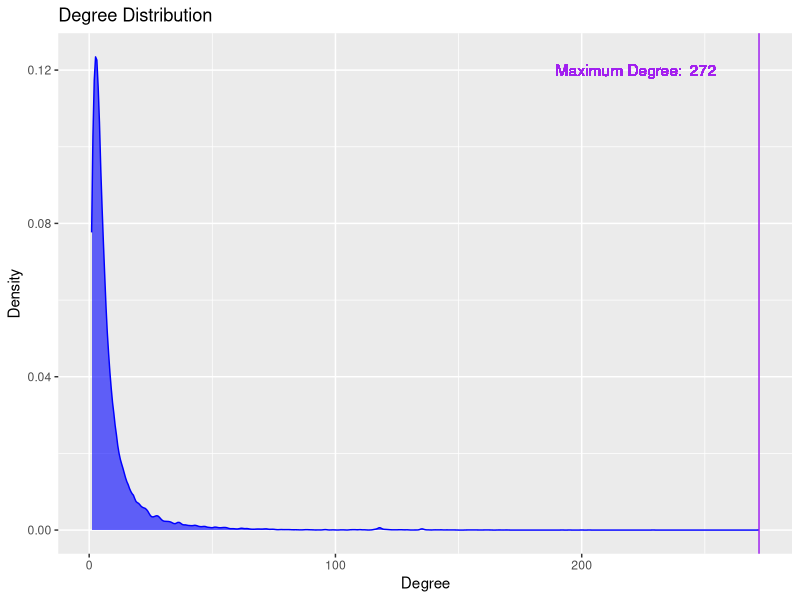
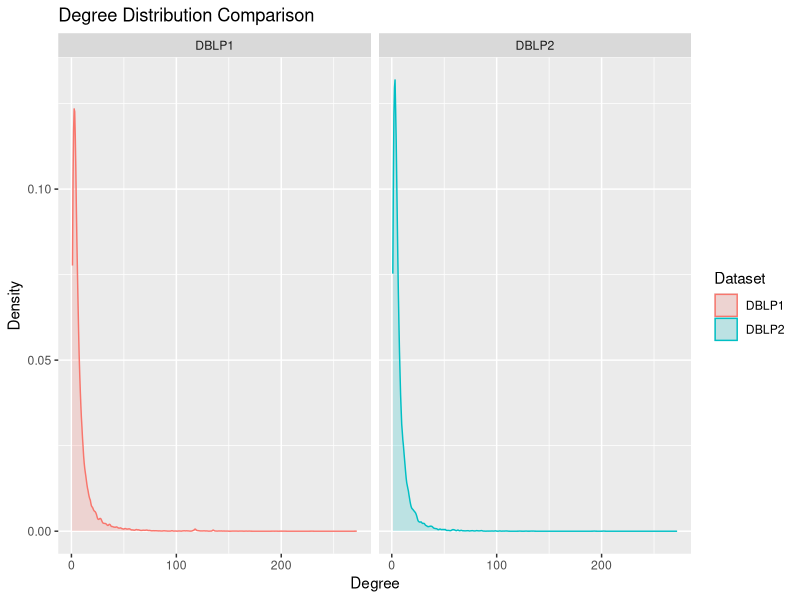
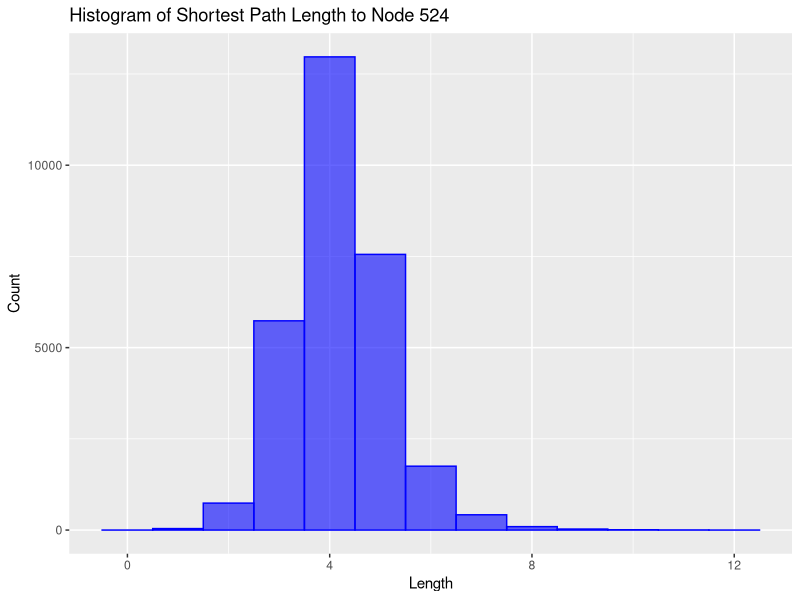
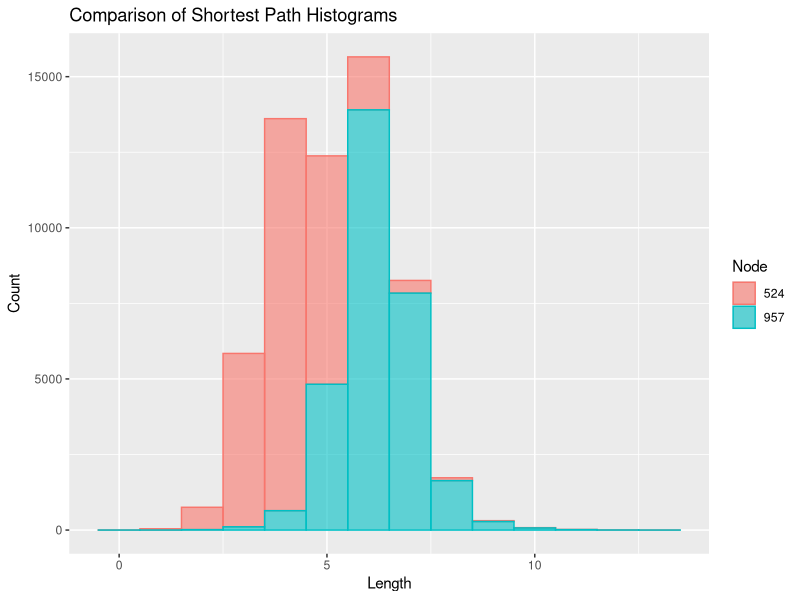

These figures' R source, in order:
## ---- chunk 1
rm(list = ls())

library(dplyr)
library(tidyverse)
library(igraph)
## ---- chunk 2
DBLP1 <- read.table("DBLP1.txt", sep = '\t',header = FALSE)
DBLP2 <- read.table("DBLP2.txt", sep = '\t',header = FALSE)

print("--- DBLP1 ---")
glimpse(DBLP1)

print("--- DBLP2 ---")
glimpse(DBLP2)
## ---- chunk 3

compute_degrees <- function(graph_df){
  Reverse_Edges <- graph_df %>% select(V1 = V2, V2 = V1)

  Degrees <- rbind(Reverse_Edges, graph_df) %>% 
    group_by(V1) %>% 
    summarise(Degree = n()) %>%
    arrange(desc(Degree))
  
  return(Degrees)
}

DBLP1_degrees <- compute_degrees(DBLP1)
DBLP2_degrees <- compute_degrees(DBLP2)
DBLP1_degrees
## ---- chunk 4
degree_distribution <- function(Degrees, show_max=TRUE){
  plot <- ggplot(Degrees, aes(x = Degree)) + geom_density(color="blue", fill="blue", alpha=0.6) + ggtitle("Degree Distribution") + ylab("Density")

  if(show_max){
    highest_degree <- max(Degrees$Degree)
    plot <- plot + geom_vline(aes(xintercept=highest_degree), color="purple") + geom_text(aes(x=highest_degree - 50, y=0.12, label=paste("Maximum Degree: ", as.character(highest_degree))), color="purple")
  }
  
  return(plot)
}

degree_distribution(DBLP1_degrees)
## ---- chunk 5
Both_degrees <- DBLP1_degrees %>% 
  mutate(Dataset = "DBLP1") %>% 
  rbind(DBLP2_degrees %>% mutate(Dataset = "DBLP2"))

Both_degrees %>% ggplot(aes(x = Degree, color=Dataset, fill=Dataset)) + facet_grid(cols=vars(Dataset)) + geom_density(alpha=0.2) + ggtitle("Degree Distribution Comparison") + ylab("Density")

## ---- chunk 6
DBLP1_graph <- graph_from_data_frame(DBLP1, directed=FALSE)
DBLP2_graph <- graph_from_data_frame(DBLP2, directed=FALSE)

ComputeShortestPaths <- function(graph, node){
  ShortestPaths <- as.data.frame(t(shortest.paths(graph, v=node, mode = "in")))
  
  col_name = colnames(ShortestPaths)[1]
  
  ShortestPaths <- ShortestPaths %>%
    select(Length = col_name) %>%
    filter(is.finite(Length))
  return(ShortestPaths)
}
  
Paths_524 <- ComputeShortestPaths(DBLP1_graph, 524)

Paths_524 %>% ggplot(aes(x=Length)) + geom_histogram(color="blue", fill="blue", alpha=0.6, binwidth=1) + ggtitle("Histogram of Shortest Path Length to Node 524") + ylab("Count")
## ---- chunk 7
Paths_957 <- ComputeShortestPaths(DBLP1_graph, 957)

Paths_524 %>% 
  mutate(Node = "524") %>%
  rbind(Paths_957 %>% mutate(Node = "957")) %>%
  ggplot(aes(x=Length, fill=Node, color=Node)) + geom_histogram(alpha=0.6, binwidth=1) + ggtitle("Comparison of Shortest Path Histograms") + ylab("Count")

## ---- chunk 8
Paths_524 %>% 
  summarise(AverageLength = mean(Length)) %>%
  mutate(Node = "524") %>%
  rbind(Paths_957 %>%
          summarise(AverageLength = mean(Length)) %>%
          mutate(Node = "957")
        ) %>%
  arrange(AverageLength)

